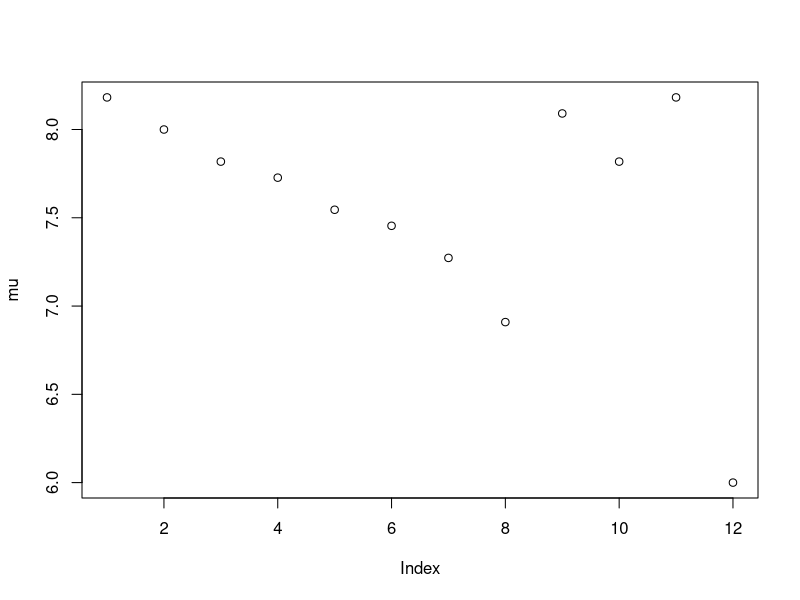
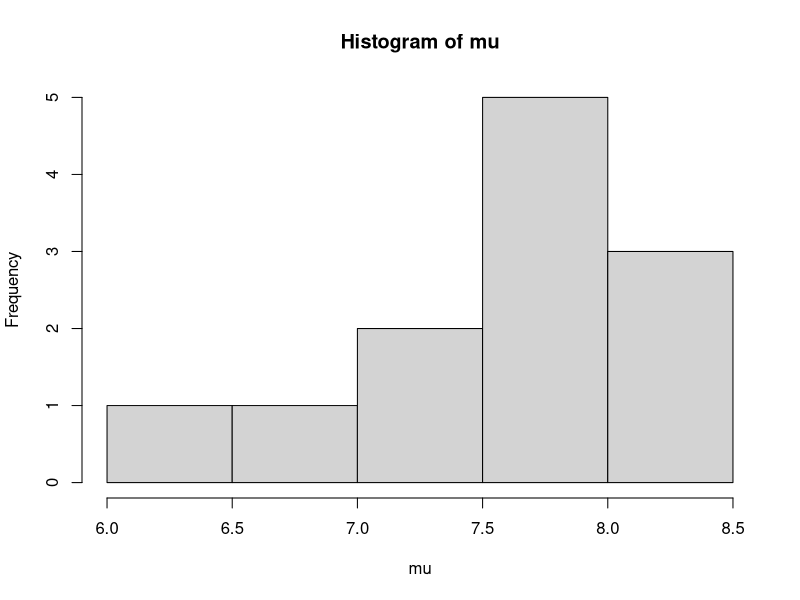
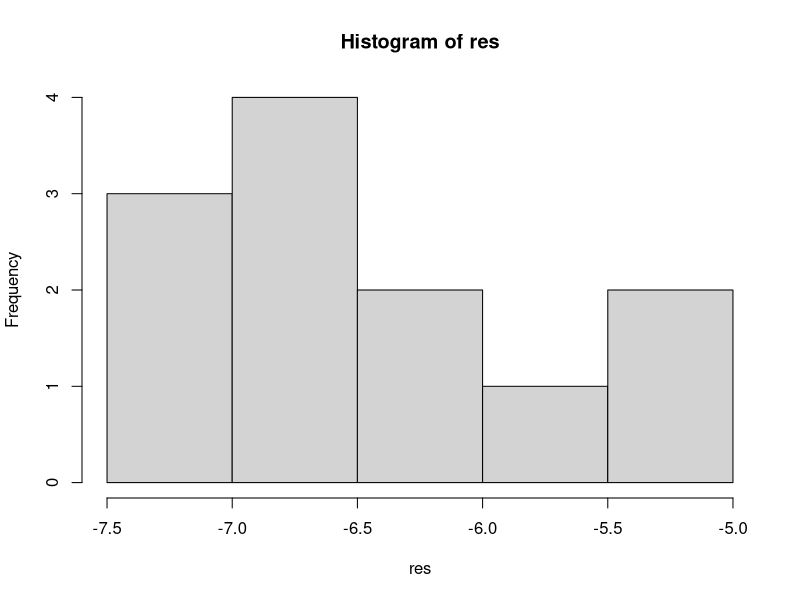

R code for these plots, in order:

x<-c(1,3,5,6,8,9,11,15,2,5,1, 25)



sel<-NULL
mu<-NULL
res<-NULL

for(i in 1:length(x)){
  sel<-i
  mu[i]<-mean(x[-sel])
  res[i]<-(x[-sel]-mu[i])
}

plot(mu)



mean(x)
sd(x)
hist(mu)
sd(mu)
res
hist(res)


#K fold
x<-c(1,3,5,6,8,9,11,15,2,5,1, 25)


xtest<-sample(x,size=10)


sel<-NULL
mu<-NULL
res<-NULL

for(i in 1:length(x)){
  sel<-i
  mu[i]<-mean(x[-sel])
  res[i]<-(x[-sel]-mu[i])
}
